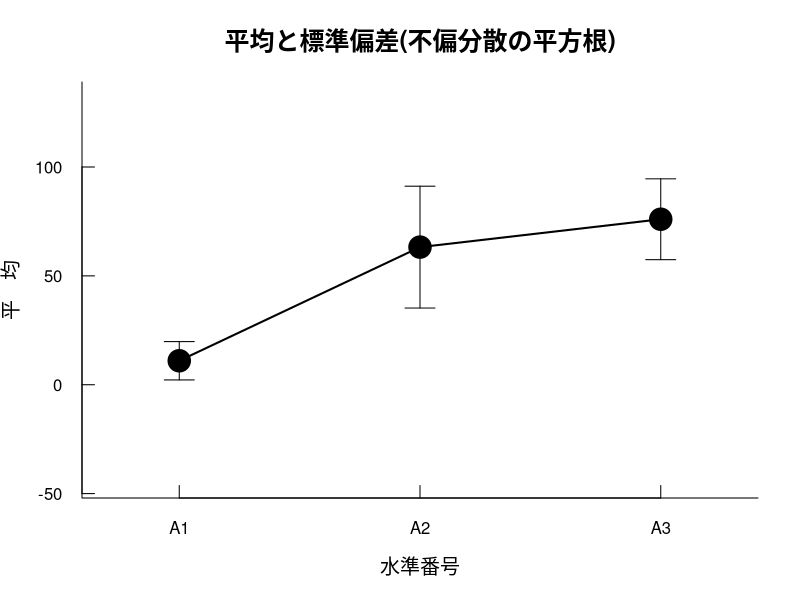
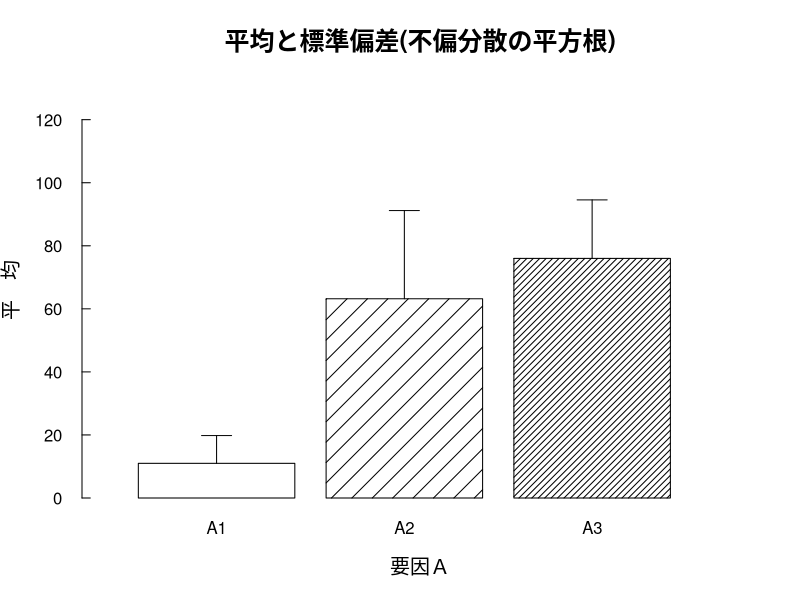
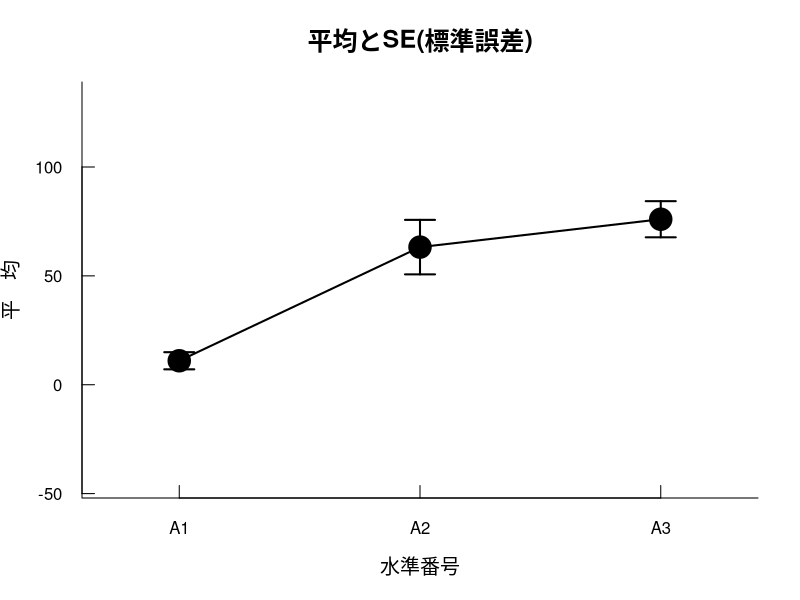
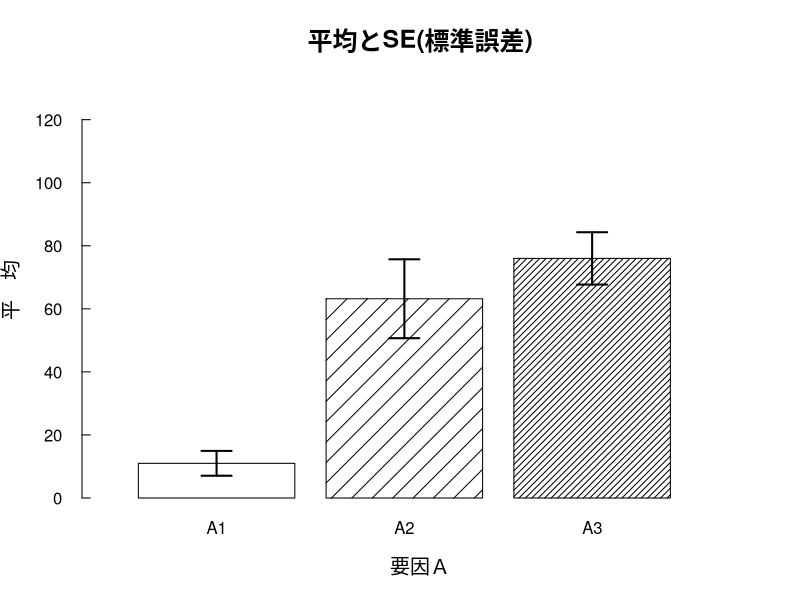

Recreate these plots in R, in order.
##### 分散分析ｓＡ(１要因参加者内)

# パッケージ psych が必要

## js-STARの入力: sA
n    = c(5,5,5)

levA = 3

data = c(
 24, 16, 53,
 13, 82, 90,
 11, 80, 98,
 0, 59, 76,
 7, 79, 63
)

taju="BH"  # BH, holm, b

## js-STARの入力おわり

## スタック
s = gl(mean(n), levA)
A = gl(levA, 1, n[1]*levA)
sA= data.frame(s, A, data)
N = mean(n)

## 基本統計量
Title="平均と標準偏差(不偏分散の平方根)"
library( psych )
tx0=c(); txD=c()
for( i in 1:levA )
{
 kx= describe(subset(sA,A==i)$data )
 tx0= c(tx0, kx$n,kx$mean,kx$sd,kx$min,kx$max )
 txD= rbind(txD, kx[1,c(5,10:13)] )
}
tx0= matrix(round(tx0,4), nc=5,by=1 )
rownames(tx0)= paste("A.",1:levA, sep="" )
colnames(tx0)= c("   n","    Mean","     SD","   Min","   Max" )
rownames(txD)= rownames(tx0)
colnames(txD)= 
colnames(txD)= c("Median","Range","歪度","尖度","SE" )
hk=tx0[ ,2]; sd=tx0[ ,3]

## 作図
suij= 1:levA # 水準番号
bai=2 # ｙ軸の拡幅倍率

for( L in 1:2 )
{
if( L==1 ) Sd=sd else { Sd=txD[,5]; Title="平均とSE(標準誤差)" }
windows() # ライン図
xjik= c(1-.3, levA+.3) # ｘ軸の拡幅
yjik= c(min(hk)-max(sd)*bai,max(hk)+max(sd)*bai)
plot(suij,hk, bty="l",xli=xjik,yli=yjik,
  tck=0.03,  # 目盛り突起
  las=1,     # 目盛り正立
  xlab="水準番号", ylab="平　均",
  xaxt="n",
  main=Title, cex.main=1.5,cex.lab=1.2 )

meisho=paste("A",1:levA,sep="")
axis(side=1, at=1:levA, tck=0.03,labels=meisho )
arrows(suij,hk, suij,hk+Sd, lwd=L,ang=90,len=0.15 )
arrows(suij,hk, suij,hk-Sd, lwd=L,ang=90,len=0.15 )
lines (suij,hk, lwd=2,col=1)
points(suij,hk, pch=21,cex=3,bg=1 )

windows() # バー図
mitsdo= c(0:(levA-1))*10*log(1:levA) # バーの斜線密度
xjik= c(0,   levA+1) # ｘ軸の拡幅：levA+1
shoh= min(min(hk),0) # 最小平均か,ゼロ
dais= max(sd)        # 最大ＳＤ
yjik=c(shoh+dais*bai*sign(shoh),max(hk)+dais*bai) # ｙ軸の範囲

antx= barplot(hk, xli=xjik, yli=yjik,
 las=1, tck=0.02,     # ｙ軸の目盛
 col=1, den=mitsdo,   # バー斜線密度
 names.arg=paste("A",1:levA,sep=""),
 xlab="要因Ａ", # ｘ軸ラベル名
 ylab="平　均", # ｙ軸ラベル名
 main=Title, cex.main=1.5, cex.lab=1.2 )
arrows(antx,hk, antx,hk+Sd*sign(hk),lwd=L,ang=90,len=0.15 )
if(L==2) arrows(antx,hk,antx,hk-Sd*sign(hk),lwd=L,ang=90,len=0.15 )
}

# ANOVA
NAM="要因Ａ"
kx= anova(lm(data~s+A,sA) )
SS=kx$S; DF=kx$D; MS=kx$M; Fch=kx$F; Pch=kx$P
eta= SS[2]/sum(SS[2:3])
tx1= c()
tx1= matrix(round(c(SS,DF,MS,Fch,Pch,NA,eta,NA),4), nc=6 )
rownames(tx1)= c("  ｓ",NAM,"ｓ×Ａ" )
colnames(tx1)= c("SS","df","MS","Ｆ","ｐ","   ηp2" )
Fch=Fch[2]; Pch=Pch[2]

tx3= c() # 多重比較
if( Pch<0.10 & levA>2 )
{
 kx= pairwise.t.test(sA$data,sA$A,p.ad=taju, pair=1 )
 tx3= round(kx$p.v, 4)
 dimnames(tx3)= list(paste("A.",2:levA,sep=""),paste("A.",1:(levA-1),sep="") )
}

# hkR
dmat= matrix(data,nc=levA, by=1 )
rmat= cor(dmat)
keis= c()
for(x in 1:(levA-1)){ for(y in (x+1):levA) keis=c(keis,rmat[x,y] ) }
hkR= tanh( sum(nrow(dmat)*atanh(keis)) /( nrow(dmat)*length(keis) ) ) # Fisher.Z
if( sum(rmat<0)==0 | (sum(rmat<0)>0 & sum(rmat>0)==levA) ) mixR=0 else mixR=1
tmp= paste("A",1:levA, sep="" )
dimnames(rmat)= list(tmp,tmp)

# 球面性
lmod= lm(dmat~1)
kx= mauchly.test(lmod, X=~1 )
MsW=kx$stat; MsP=kx$p.va
kx= anova(lmod,X=~1,test="Spherical" )
eps= as.numeric(substr(attributes(kx)$head[5:6],29,34) )
tx9= c()
tx9= matrix(round(c(MsW,MsP,eps), 4), nc=4 )
rownames(tx9)="要因Ａ"
colnames(tx9)= c("Mauchly's W","   ｐ値","  G-G_ε"," H-F_ε" )

crP= c()
eps[ eps>1 ]=1
GGp= pf(Fch,DF[2]*eps[1],DF[3]*eps[1],low=0 )
HFp= pf(Fch,DF[2]*eps[2],DF[3]*eps[2],low=0 )
crP= matrix(round(c(DF[2],Fch,Pch,GGp,HFp),4),nc=5 )
rownames(crP)= NAM
colnames(crP)= c("df","Ｆ","ｐ"," G-G_ｐ"," H-F_ｐ")

# パワ
ESf= sqrt(eta/(1-eta) )
NCP= ESf^2*N*levA
PWz=c(); PWr=c()
d1=DF[2]; d2=DF[3]
crF= qf(0.95,d1,d2 )
PWz= 1-pf(crF,d1,d2,NCP )
PWr= 1-pf(crF,d1,d2,NCP*( 1/(1-abs(hkR)) ))
tx2= c()
tx2= matrix(round(c(ESf,PWz,PWr,hkR),4), nc=4 )
rownames(tx2)= NAM
colnames(tx2)= c("効果量ｆ"," 検出力0"," 検出力r"," 水準間相関")
if( mixR>0 ) Pow=PWz else Pow=PWr


# ■結果の書き方
PV= function(x) floor(x*1000)/1000
txt=c()
if( sum(sd==0)>0 ) txt="※分散=0 の水準があります。全データが同じ値です。以下の分析は信頼性がありません。\n\n"
Tari=0 # 多重あり
fuki= paste(" (F(",d1,",",d2,")=",round(Fch,3),", p=",PV(Pch),", ηp2=",round(eta,3),", 1-β=",round(Pow,3),")。", sep="" )
if( Pch<0.05 ) tmp="であった" else
if( Pch<0.10 ) tmp="傾向であった" else tmp="でなかった"
txt= paste(txt, "　各水準の○○得点について基本統計量をTable(tx0) or Fig.■に示す。\n　分散分析の結果 (Table(tx1)参照)，",NAM,"は有意",tmp,fuki, sep="" )

goku=""
if( Pch<0.10 )
{
 if( Pow<0.70 ){ goku="ただし"; tmp="不十分であり，信頼性が低い。" } else
 if( Pow<0.76 ) tmp="やや低いが0.70以上あり不十分ではない。" else
 if( Pow<0.80 ) tmp="ほぼ十分といえる。" else tmp="十分である。"
 txt= paste(txt, goku,"検出力 (1-β) は",tmp, sep="" )
 if( mixR>0 ) tmp="水準間の相関係数に正負が混在していたため平均相関を0と仮定し" else tmp="Fisherの重み付きZ変換値による平均相関を用いて"
 txt= paste(txt, "なお検出力の値は",tmp,"算出した。", sep="" )

if( levA>2 )
{
shus= 0
if( is.nan(MsP)==1 ){ tmp="計算不能であった"; MsP=NA; shus=shus+1 } else
  { if( MsP>=0.05 ) tmp="有意でなかったことを確認した" else { tmp="有意であった"; shus=shus+1 } }
fuki= paste(" (Mauchly's W=",round(MsW,3),", p=",PV(MsP),")。", sep="" )
txt= paste(txt, "\n　参加者内誤差についてMauchlyの球面性検定を行った結果 (Table(tx9)参照)，",tmp,fuki, sep="" )
if( (MsP<0.05 | is.na(MsP)>0) & shus>0 )
  {
   crp=crP[4]; fuki=""; ika=""
   if( crp<0.10 ){ tmp="であることを確認した"; if(crp>0.05) fuki="傾向" } else { tmp="性を得られなかった"; ika="以下，参考までに分析を進める。" }
   txt= paste(txt, "このためGreenhouse-Geisserの自由度調整係数による修正検定を行った結果 (Table(crP)参照)，",NAM,"は有意",fuki,tmp," (G-G corrected p=",PV(crp),")。",ika, sep="" )
  }
} # if(levA>)

if( levA==2 )
{
 if( hk[1]>hk[2] ) tmp="大きい" else tmp="小さい"
 if( Pch>0.05 ) fuki="傾向がある" else fuki=""
 txt= paste(txt, "\n　したがって，A1の平均",round(hk[1],3),"がA2の平均",round(hk[2],3),"よりも有意に",tmp,fuki,"ことが見いだされた。", sep="" )
} else {
 Tari= 1
 okjun= c()
 okjun= order(rownames(tx0)[ rank(tx0[,2]) ], decreasing=1 )
 fuki=c(); tmp=c( rep(",",levA-1), "" ) # 区切り
 for(i in 1:levA) fuki=paste(fuki,"A",okjun[i],tmp[i], sep="" )
 txt= paste(txt, "\n　対応のあるｔ検定を用いた多重比較 (α=0.05, 両側検定) を行った結果 (Table(tx3)参照)，", sep="" )
 kazu= sum(tx3<0.10, na.rm=1 )
 minP= min(tx3, na.rm=1)
 if( kazu<1 ) txt= paste(txt, "どの水準の平均の間にも有意差は見いだされなかった（adjusted ps>",PV(minP),")。", sep="" ) else
 { #####
txt= paste(txt, "平均の大きい順 (",fuki,") に記述すると，", sep="" )
owa= 0
for(i in 1:(levA-1))
  {
   if( owa==0 )
  {
   if( i==2 ) mata="また，" else mata=""
   hk1= round(hk[okjun[i]], 3 )
   txt= paste(txt, mata,"水準A",okjun[i],"の平均",hk1,"は", sep="" )
   yuiP=c(); sumi=0
for(j in (i+1):levA)
  {
   if( sumi==0 )
  {
   gyo=okjun[j]; rez=okjun[i]
   if( gyo>rez ) adP=tx3[gyo-1,rez] else adP=tx3[rez-1,gyo]
   if( adP<0.10 )
{
 keko="い傾向があ"; if( adP<0.05 ) keko="か"
 if( i+1<j )
   {
    kt=1+(i-1)*3; bs=j-i-1; aida=substr(fuki,kt+3*1,1+kt+3*bs )
    kazu=length(yuiP); if(kazu>1) goku="ps>" else goku="p="
    txt= paste(txt, aida,"の平均と有意差がなく (adjusted ",goku,PV(yuiP[kazu]),")，次の", sep="" )
   }
 hk2= round(hk[okjun[j]], 3 )
 tch= t.test(data~A, subset(sA, A==okjun[i] | A==okjun[j]), pair=1 )$stat
 txt= paste(txt,"A",okjun[j],"の平均",hk2,"よりも有意に大き",keko,"った (t(",N-1,")=",abs(round(tch,3)),", adjusted p=",PV(adP),")。", sep="" )
 sumi= 1
} else {
 yuiP= c(yuiP, adP )
 kazu=length(yuiP); if(kazu>1) goku="ps>" else goku="p="
 if( j==levA ){ txt=paste(txt, "以降の平均と有意差がなかった (adjusted ",goku,PV(yuiP[kazu]),")。", sep="" ); owa=1 }
}
   }  }  }  } # for(i)(j)
 } #####
} # if(levA)
} # if(Pch)

if( taju=="BH" ) TAJ="Benjamini & Hochberg (1995) "
if( taju=="holm" ) TAJ="Holm"
if( taju=="b" ) TAJ="Bonferroni"
if( Tari>0 ) txt= paste(txt, "
　以上のp値の調整には",TAJ,"の方法を用いた。", sep="" )
txt= paste(txt,"\n",sep="")

if( Tari>0 & taju=="BH" ){ txt=paste(txt, "\n［引用文献］\n",
"Benjamini, Y., & Hochberg, Y. (1995). Controlling the false discovery rate: A practical and powerful approach to multiple testing. Journal of the Royal Statistical Society Series B, 58, 289-300.\n", sep="" ) }
H=matrix(0,nr=1)
rownames(H)=""
colnames(H)=paste(" (多数回検定時のｐ値調整は",taju,"法による) ", sep="" )

txt= paste(txt, "\n\n⇒正規分布が仮定できない場合，または水準間の球面性が仮定できない場合は下の記述を参照あるいは追加してください。\n", sep="" )
kx= friedman.test(data~A|s, sA )
pc= kx$p.va
fuki= paste(" (χ2(",kx$para,")=",round(kx$stat,3),", p=",PV(pc),")。", sep="" )
if( pc<0.05 ) tmp="であった" else 
if( pc<0.10 ) tmp="傾向であった" else tmp="でなかった"
txt= paste(txt, "\n　Friedmanの順位和検定 (rank sum test) を行った結果，各水準の順位和の差は有意",tmp,fuki, sep="" )
if( pc<0.10 & levA>2 ) txt=paste(txt, "Wilcoxonの符号化順位検定を用いた多重比較の結果は，Table(オプションのWilcox多重比較)の通りである (データにタイがある場合ｐ値は近似値)。p値の調整には",TAJ,"の方法を用いた。", sep="" )
txt= paste(txt,"\n",sep="" )
fgoT=function()
{
 options(warn=-1 )
 round(pairwise.wilcox.test(sA$data,sA$A,p.ad=taju,pair=1)$p.va, 4 )
}
TesT= function(水準=1,相手=2)
{
 tx= t.test(data~A,subset(sA,A==水準 | A==相手), pair=1 )
 ttx= paste("t(",N-1,")=",abs(round(tx$stat,4)),", non-adjusted p=",round(tx$p.va,4),"(両側)\n", sep="" )
 cat(ttx)
}

options(digits=5)
options(scipen=5)
##############################
#
#   分散分析 ｓＡ-design
#   １要因  参加者内計画
#
H#############################
tx0 # 基本統計量（SD=不偏分散の平方根）
# 歪度,尖度,SEなどは『オプション』参照

tx1 # 分散分析ｓＡ
    # 効果量ηp2 は偏イータ２乗

tx2 # 効果量ｆと検出力(1-β)
# 検出力0：水準間相関=0 (正負混在の場合)
# 検出力r：水準間相関=r (標本値から算出)

tx3 # ｔ検定による多重比較の調整後ｐ値

tx9 # 球面性検定（df=1は不要）と自由度調整係数ε
crP # 球面性検定が有意のときの修正ｐ値
    # ■参加者数Ｎ≦10なら H-F_ｐ参照可

cat(txt) # 結果の書き方

# ■オプション：［↑］⇒行頭の♯を消す⇒［Enter］
# windows();boxplot(data~A,sA) # 箱ひげ図
# txD # Median,歪度,尖度,SEなど
# round(rmat,3) # 相関行列
# fgoT()        # Wilcox多重比較(調整後ｐ値)
# TesT(水準=1, 相手=2 ) # 任意の２水準のｔ検定
# write(txt,file.choose(),ap=T) # 結果のファイル保存

# _/_/_/ Powered by js-STAR _/_/_/
